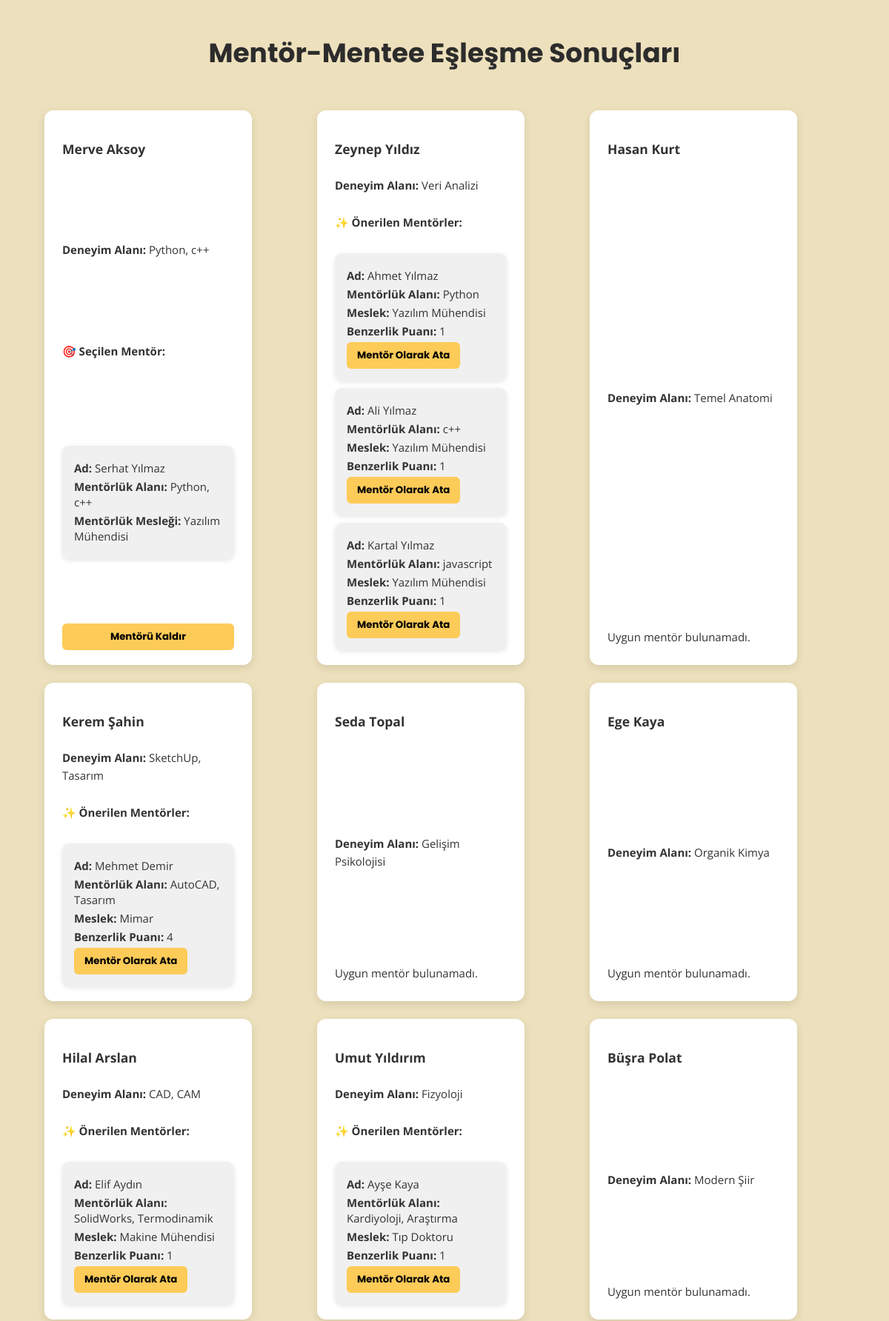
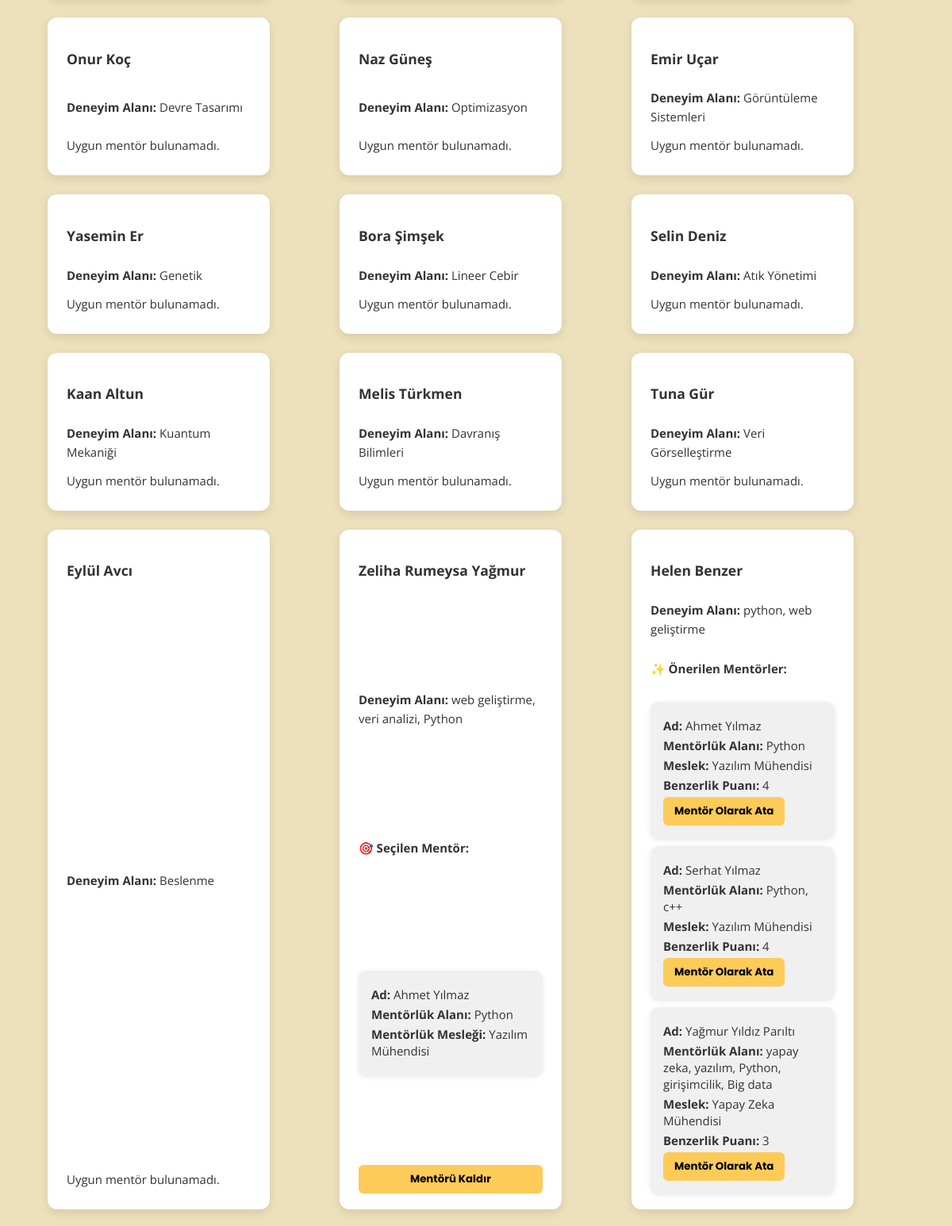
The app's page /match-users (upper part) with its own data (2 pictures, top to bottom).
### tables this page shows
CREATE TABLE users (
        id INTEGER PRIMARY KEY AUTOINCREMENT,
        first_name TEXT NOT NULL,
        last_name TEXT NOT NULL,
        email TEXT UNIQUE NOT NULL,
        occupation TEXT NOT NULL,
        skills TEXT NOT NULL,
        role TEXT CHECK(role IN ('mentor', 'mentee')) NOT NULL,
        selectedMentId INTEGER REFERENCES users(id) ON DELETE SET NULL
    );

### routes.py (the view)
@app.route("/match-users", methods=["GET"])
def match_users():
    conn = get_db_connection()
    conn.row_factory = sqlite3.Row
    cursor = conn.cursor()
    cursor.execute("SELECT * FROM users WHERE role='mentor'")
    mentors = cursor.fetchall()
    cursor.execute("SELECT * FROM users WHERE role='mentee'")
    mentees = cursor.fetchall()
    expertise_score = 3
    profession_score = 1
    match_results = []
    for mentee in mentees:
        mentee_interests = set(map(str.strip, mentee['skills'].lower().split(',')))
        mentor_scores = []
        for mentor in mentors:
            score = 0
            mentor_skills = set(map(str.strip, mentor['skills'].lower().split(',')))
            mentor_profession_topics = set(map(str.lower, PROFESSION_TOPICS.get(mentor['occupation'], [])))
            for interest in mentee_interests:
                if interest in mentor_skills:
                    score += expertise_score
            if mentee_interests & mentor_profession_topics:
                score += profession_score
            if score > 0:
                mentor_scores.append({
                    'mentor': mentor,
                    'score': score
                })
        mentor_scores.sort(key=lambda x: x['score'], reverse=True)
        top_matches = mentor_scores[:3]
        selected_mentor = None
        if mentee['selectedMentId']:
            selected_mentor = next((m for m in mentors if m['id'] == mentee['selectedMentId']), None)
        match_results.append({
            'mentee': mentee,
            'mentors': top_matches,
            'selectedMentId': mentee['selectedMentId'],
            'selected_mentor': selected_mentor
        })
    conn.close()
    return render_template("match_results.html", matches=match_results)

### database.py (called while the page is built)
def get_db_connection():
    conn = sqlite3.connect('mentorship.db', check_same_thread=False, timeout=10)
    conn.row_factory = sqlite3.Row
    conn.execute("PRAGMA busy_timeout = 5000")
    return conn

### templates/match_results.html (shortened to what this page needs)
<!DOCTYPE html>
<html lang="tr">
<head>
    <link rel="stylesheet" href="/static/style.css" />
</head>
<body>
    <div class="hero-section">
        <h1 class="hero-title">Mentör-Mentee Eşleşme Sonuçları</h1>
        {% if matches %}
        <div class="match-grid">
            {% for match in matches %}
            <div class="user-card">
                <h3>{{ match.mentee.first_name }} {{ match.mentee.last_name }}</h3>
                <p><strong>Deneyim Alanı:</strong> {{ match.mentee.skills }}</p>
                {% if match.selected_mentor %}
                    <h4>🎯 Seçilen Mentör:</h4>
                    <div class="mentor-card">
                        <p><strong>Ad:</strong> {{ match.selected_mentor['first_name'] }} {{ match.selected_mentor['last_name'] }}</p>
                        <p><strong>Mentörlük Alanı:</strong> {{ match.selected_mentor['skills'] }}</p>
                        <p><strong>Mentörlük Mesleği:</strong> {{ match.selected_mentor['occupation'] }}</p>
                    </div>
                    <button onclick="removeMentor({{ match.mentee.id }})">Mentörü Kaldır</button>
                {% elif match.mentors %}
                    <h4>✨ Önerilen Mentörler:</h4>
                    {% for mentor_match in match.mentors %}
                    <div class="mentor-card">
                        <p><strong>Ad:</strong> {{ mentor_match.mentor['first_name'] }} {{ mentor_match.mentor['last_name'] }}</p>
                        <p><strong>Mentörlük Alanı:</strong> {{ mentor_match.mentor['skills'] }}</p>
                        <p><strong>Meslek:</strong> {{ mentor_match.mentor['occupation'] }}</p>
                        <p><strong>Benzerlik Puanı:</strong> {{ mentor_match.score }}</p>
                        <button onclick="assignMentor({{ match.mentee.id }}, {{ mentor_match.mentor['id'] }})">Mentör Olarak Ata</button>
                    </div>
                    {% endfor %}
                {% else %}
                    <p>Uygun mentör bulunamadı.</p>
                {% endif %}
            </div>
            {% endfor %}
        </div>
        {% else %}
        <p style="text-align: center;">Henüz eşleşme bulunmamaktadır.</p>
        {% endif %}
    </div>
</body>
</html>

### static/style.css (style rules this page uses)
body { font-family: 'Open Sans', sans-serif; margin: 0; padding: 0; background-color: #EDE0BC; color: #333; }
.hero-section { padding: 20px; text-align: center; }
.hero-title { font-size: 36px; font-family: 'Poppins', sans-serif; margin-bottom: 10px; color: #2c2c2c; }
.user-card { background-color: #fff; border-radius: 12px; padding: 20px 24px; box-shadow: 0 4px 12px rgba(0,0,0,0.1); width: 280px; font-size: 15px; font-family: 'Open Sans', sans-serif; line-height: 1.6; display: flex; flex-direction: column; justify-content: space-between; min-height: 160px; box-sizing: border-box; text-align: left; }
.user-card p { margin: 6px 0; }
.user-card button { background-color: #FDCB58; border: none; padding: 8px 14px; border-radius: 6px; font-weight: bold; cursor: pointer; font-family: 'Poppins', sans-serif; transition: 0.3s; }
.mentor-card { background-color: #f0f0f0; padding: 16px; margin-top: 10px; border-radius: 10px; box-shadow: 0 2px 6px rgba(0, 0, 0, 0.1); text-align: left; font-family: 'Open Sans', sans-serif; }
.mentor-card p { margin: 4px 0; line-height: 1.4; }
.match-grid { display: grid; grid-template-columns: repeat(auto-fit, minmax(300px, 1fr)); gap: 24px; padding: 40px; justify-content: center; }

### records on screen
users: mentee.first_name "Merve", mentee.last_name "Aksoy", mentee.skills "Python, c++"
users: selected_mentor.first_name "Serhat", selected_mentor.last_name "Yılmaz", selected_mentor.skills "Python, c++", selected_mentor.occupation "Yazılım Mühendisi", mentor.first_name "Serhat", mentor.last_name "Yılmaz", mentor.skills "Python, c++", mentor.occupation "Yazılım Mühendisi"
users: mentee.first_name "Zeynep", mentee.last_name "Yıldız", mentee.skills "Veri Analizi"
users: mentor.first_name "Ahmet" "Ahmet", mentor.last_name "Yılmaz" "Yılmaz", mentor.skills "Python" "Python", mentor.occupation "Yazılım Mühendisi" "Yazılım Mühendisi", selected_mentor.first_name "Ahmet", selected_mentor.last_name "Yılmaz", selected_mentor.skills "Python", selected_mentor.occupation "Yazılım Mühendisi"
users: mentor.first_name "Ali", mentor.last_name "Yılmaz", mentor.skills "c++", mentor.occupation "Yazılım Mühendisi"
users: mentor.first_name "Kartal", mentor.last_name "Yılmaz", mentor.skills "javascript", mentor.occupation "Yazılım Mühendisi"
users: mentee.first_name "Hasan", mentee.last_name "Kurt", mentee.skills "Temel Anatomi"
users: mentee.first_name "Kerem", mentee.last_name "Şahin", mentee.skills "SketchUp, Tasarım"
users: mentor.first_name "Mehmet", mentor.last_name "Demir", mentor.skills "AutoCAD, Tasarım", mentor.occupation "Mimar"
users: mentee.first_name "Seda", mentee.last_name "Topal", mentee.skills "Gelişim Psikolojisi"
users: mentee.first_name "Ege", mentee.last_name "Kaya", mentee.skills "Organik Kimya"
users: mentee.first_name "Hilal", mentee.last_name "Arslan", mentee.skills "CAD, CAM"
users: mentor.first_name "Elif", mentor.last_name "Aydın", mentor.skills "SolidWorks, Termodinamik", mentor.occupation "Makine Mühendisi"
users: mentee.first_name "Umut", mentee.last_name "Yıldırım", mentee.skills "Fizyoloji"
users: mentor.first_name "Ayşe", mentor.last_name "Kaya", mentor.skills "Kardiyoloji, Araştırma", mentor.occupation "Tıp Doktoru"
users: mentee.first_name "Büşra", mentee.last_name "Polat", mentee.skills "Modern Şiir"
users: mentee.first_name "Onur", mentee.last_name "Koç", mentee.skills "Devre Tasarımı"
users: mentee.first_name "Naz", mentee.last_name "Güneş", mentee.skills "Optimizasyon"
users: mentee.first_name "Emir", mentee.last_name "Uçar", mentee.skills "Görüntüleme Sistemleri"
users: mentee.first_name "Yasemin", mentee.last_name "Er", mentee.skills "Genetik"
users: mentee.first_name "Bora", mentee.last_name "Şimşek", mentee.skills "Lineer Cebir"
users: mentee.first_name "Selin", mentee.last_name "Deniz", mentee.skills "Atık Yönetimi"
users: mentee.first_name "Kaan", mentee.last_name "Altun", mentee.skills "Kuantum Mekaniği"
users: mentee.first_name "Melis", mentee.last_name "Türkmen", mentee.skills "Davranış Bilimleri"
users: mentee.first_name "Tuna", mentee.last_name "Gür", mentee.skills "Veri Görselleştirme"
users: mentee.first_name "Eylül", mentee.last_name "Avcı", mentee.skills "Beslenme"
users: mentee.first_name "Zeliha Rumeysa", mentee.last_name "Yağmur", mentee.skills "web geliştirme, veri analizi, Python"
users: mentee.first_name "Helen", mentee.last_name "Benzer", mentee.skills "python, web geliştirme"
users: mentor.first_name "Yağmur", mentor.last_name "Yıldız Parıltı", mentor.skills "yapay zeka, yazılım, Python, girişimcilik, Big data", mentor.occupation "Yapay Zeka Mühendisi"

### other values on screen
{{ mentor_match.score }} "1" "1" "1" "4" "1" "1" "4" "4" "3"
